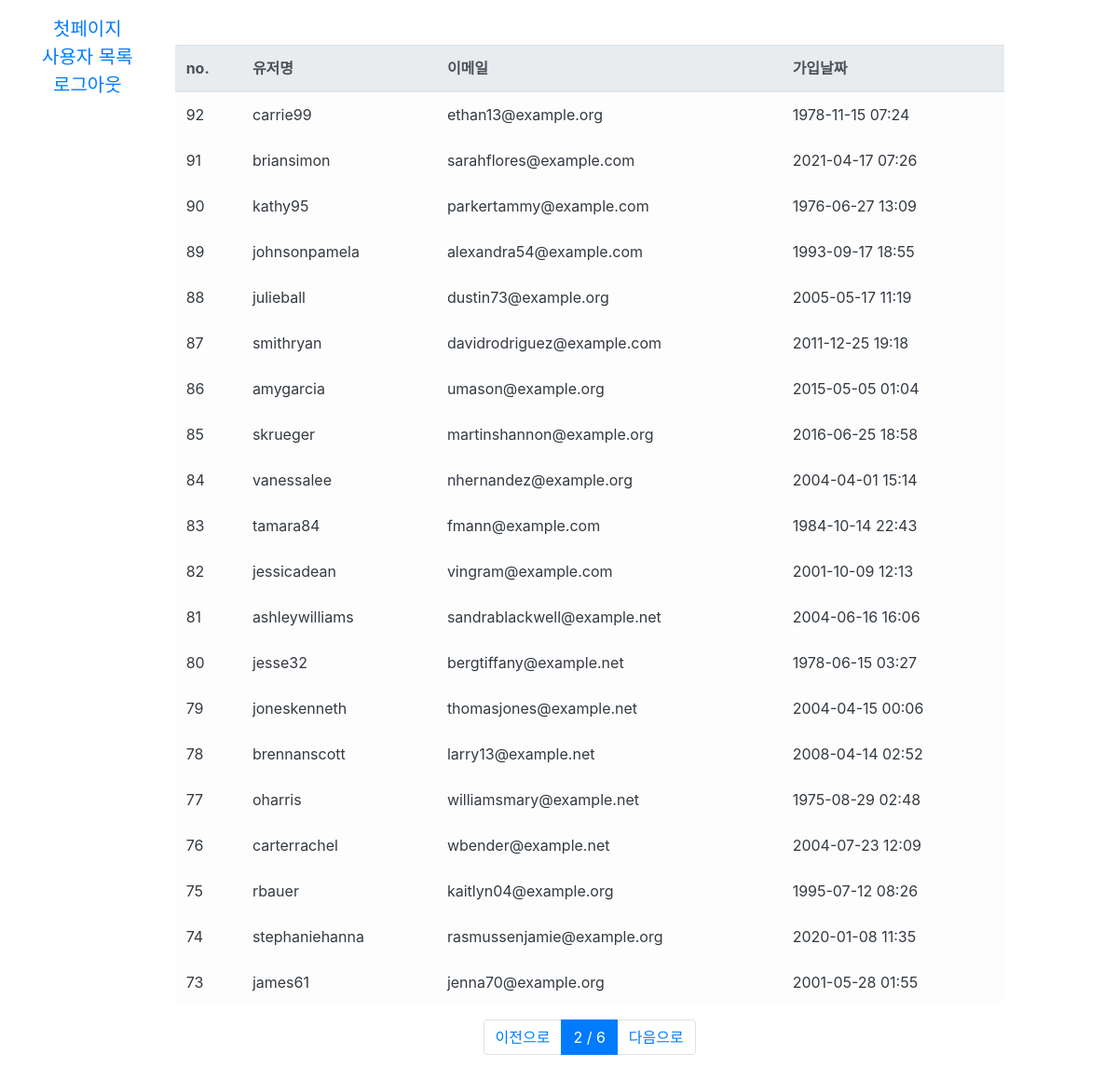
The app's page /users/?page=2 (signed in) with its own data.
### user/models.py (models this page shows, shortened)
class User(AbstractUser):
    register_date = models.DateTimeField(auto_now_add=True, verbose_name="등록날짜")
    class Meta:
        verbose_name = "사용자"
        verbose_name_plural = "사용자"

### user/views.py (the view)
# urls.py: path("users/", user_list_view, name="user_list"),
@login_required()
def user_list_view(request):
    page = int(request.GET.get("page", 1))
    users = User.objects.all().order_by("-id")
    paginator = Paginator(users, 20)
    users = paginator.get_page(page)
    return render(request, "users.html", {"users": users})

### templates/users.html (shortened to what this page needs)
{% extends "base.html" %}
{% block content %}
  <div class="container">
<div class="row mt-5">
  <div class="col-12">
    <table class="table table-light">
      <thead class="thead-light">
        <tr>
          <th scope="col">no.</th>
          <th scope="col">유저명</th>
          <th scope="col">이메일</th>
          <th scope="col">가입날짜</th>
        </tr>
      </thead>
      <tbody class="text-dark">
        {% for user in users %}
        <tr>
          <td scope="row">{{ user.id }}</td>
          <td>{{ user.username }}</td>
          <td>{{ user.email }}</td>
          <td>{{ user.register_date|date:'Y-m-d H:i' }}</td>
        </tr>
        {% endfor %}
      </tbody>
    </table>
  </div>
</div>
<nav>
  <ul class="pagination justify-content-center">
    {% if users.has_previous %}
    <li class="page-item">
      <a class="page-link" href="?page={{ users.previous_page_number }}">이전으로</a>
    </li>
    {% else %}
    <li class="page-item disabled">
      <a class="page-link" href="#">이전으로</a>
    </li>
    {% endif %}
    <li class="page-item active">
      <a class="page-link" href="#">{{ users.number }} / {{ users.paginator.num_pages }}</a>
    </li>
    {% if users.has_next %}
    <li class="page-item">
      <a class="page-link" href="?page={{ users.next_page_number }}">다음으로</a>
    {% else %}
    <li class="page-item disabled">
      <a class="page-link disabled" href="#">다음으로</a>
    {% endif %}
    </li>
  </ul>
</nav>
  </div>
{% endblock %}

### records on screen
User: id "92", username "carrie99", email "ethan13@example.org", register_date "1978-11-15 07:24"
User: id "91", username "briansimon", email "sarahflores@example.com", register_date "2021-04-17 07:26"
User: id "90", username "kathy95", email "parkertammy@example.com", register_date "1976-06-27 13:09"
User: id "89", username "johnsonpamela", email "alexandra54@example.com", register_date "1993-09-17 18:55"
User: id "88", username "julieball", email "dustin73@example.org", register_date "2005-05-17 11:19"
User: id "87", username "smithryan", email "davidrodriguez@example.com", register_date "2011-12-25 19:18"
User: id "86", username "amygarcia", email "umason@example.org", register_date "2015-05-05 01:04"
User: id "85", username "skrueger", email "martinshannon@example.org", register_date "2016-06-25 18:58"
User: id "84", username "vanessalee", email "nhernandez@example.org", register_date "2004-04-01 15:14"
User: id "83", username "tamara84", email "fmann@example.com", register_date "1984-10-14 22:43"
User: id "82", username "jessicadean", email "vingram@example.com", register_date "2001-10-09 12:13"
User: id "81", username "ashleywilliams", email "sandrablackwell@example.net", register_date "2004-06-16 16:06"
User: id "80", username "jesse32", email "bergtiffany@example.net", register_date "1978-06-15 03:27"
User: id "79", username "joneskenneth", email "thomasjones@example.net", register_date "2004-04-15 00:06"
User: id "78", username "brennanscott", email "larry13@example.net", register_date "2008-04-14 02:52"
User: id "77", username "oharris", email "williamsmary@example.net", register_date "1975-08-29 02:48"
User: id "76", username "carterrachel", email "wbender@example.net", register_date "2004-07-23 12:09"
User: id "75", username "rbauer", email "kaitlyn04@example.org", register_date "1995-07-12 08:26"
User: id "74", username "stephaniehanna", email "rasmussenjamie@example.org", register_date "2020-01-08 11:35"
User: id "73", username "james61", email "jenna70@example.org", register_date "2001-05-28 01:55"

### other values on screen
{{ users.number }} "2"
{{ users.paginator.num_pages }} "6"
